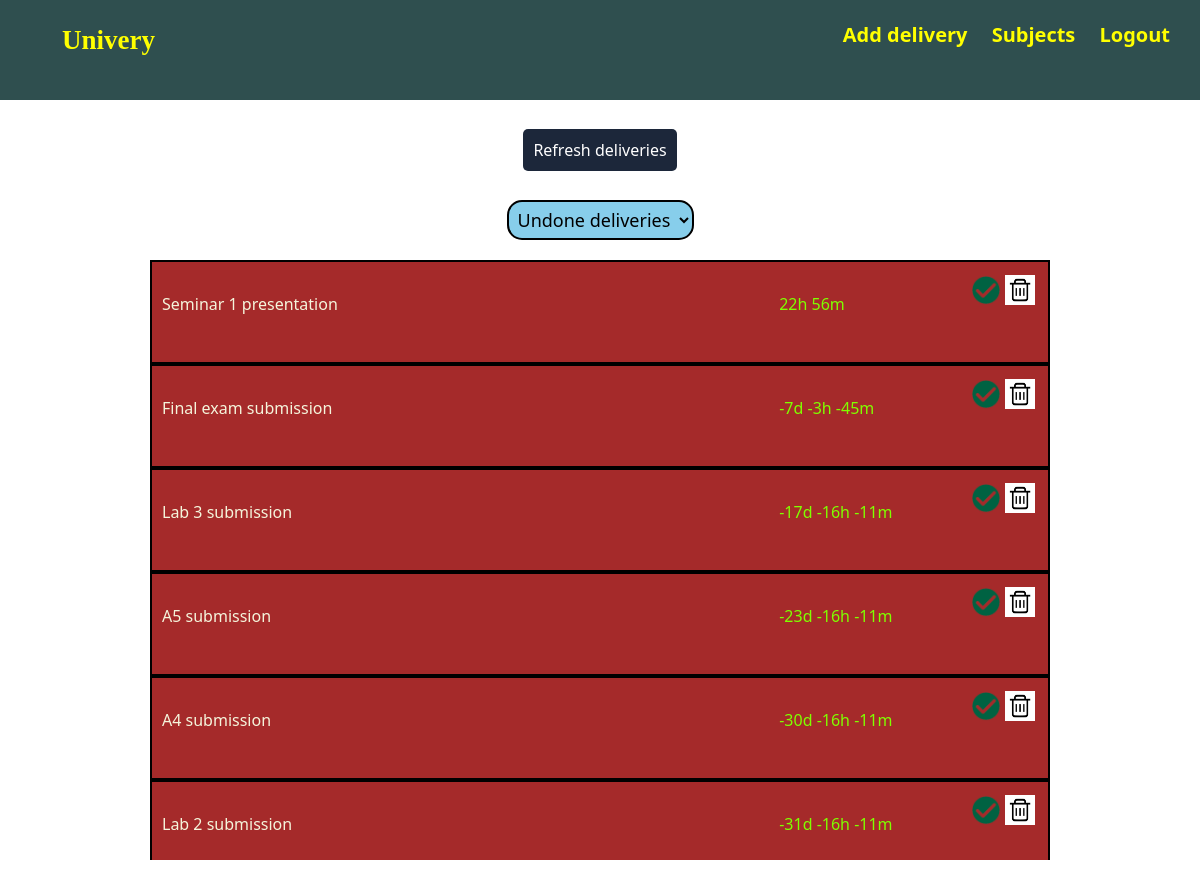
Screenshot of /home (signed in) with the database file from the repository.
### app/models.py (models this page shows, shortened)
class Delivery(db.Model):
    id = db.Column(db.Integer, primary_key=True)
    name = db.Column(db.String(50), nullable=False)
    description = db.Column(db.String(400), nullable=True)
    toDate = db.Column(db.DateTime, nullable=True)
    user_id = db.Column(db.Integer, db.ForeignKey('user.id'), nullable=False)
    subject_id = db.Column(db.Integer, db.ForeignKey('subject.id'), nullable=False)
    isDone = db.Column(db.Boolean, nullable=False, default=False)
    isEliminated = db.Column(db.Boolean, nullable=False, default=False)

### app/main/routes.py (the view)
@main.route("/")
@main.route("/home")
@login_required
def home():
    return render_template('home.html',
            deliveries_todo=get_deliveries_todo(current_user.deliveries),
            deliveries_done=get_deliveries_done(current_user.deliveries))

### app/main/utils.py (called while the page is built)
def get_deliveries_todo(deliveries):
    deliveries = [i for i in deliveries if not i.isDone and not i.isEliminated]
    return list(reversed(sorted(deliveries, key=lambda x: x.toDate)))

def get_deliveries_done(deliveries):
    deliveries = [i for i in deliveries if i.isDone and not i.isEliminated]
    return list(reversed(sorted(deliveries, key=lambda x: x.toDate)))

### app/models.py (called while the page is built)
@login_manager.user_loader
def load_user(user_id):
    return User.query.get(int(user_id))

### app/templates/home.html (shortened to what this page needs)
{% extends "base.html" %}
{% block content %}
<div class="home">
    <div id="waiting" class="refresh-box">
        <p><a id="refresh-text" href="{{ url_for('deliveries.update_deliveries') }}">Refresh deliveries</a></p>
    </div>
    <div class="dropdown">
        <select onchange="deliveryType()" class="delivery-dropdown" id="delivery-type">
            <option value="undone">Undone deliveries</option>
        </select>
    </div>
    <div id="notdone" class="delivery-container">
        {% if deliveries_todo|length > 0 %}
            {% for delivery in deliveries_todo %}
                <div class="delivery-block">
                    <div class="delivery-name">
                        <p class="">{{delivery.name}}</p>
                    </div>
                    <div class="delivery-date">
                        <p class="time">{{delivery.toDate}}</p>
                    </div>
                    <div class="actions">
                        <a href="{{url_for('deliveries.delivery_done', id=delivery.id)}}"><img src="/static/web_pics/done.png" alt="" srcset=""></a>
                        <a href="{{url_for('deliveries.delivery_remove', id=delivery.id)}}"><img src="/static/web_pics/remove.png" alt="" srcset=""></a>
                    </div>
                </div>
            {% endfor %}
        {% else %}
            <div class="delivery-block">
                    <div class="delivery-name">
                        <p class="vcenter">No future deliveries</p>
                    </div>
            </div>
        {% endif %}
    </div>
    <br>
</div>
{% endblock content %}

### app/static/style.css (style rules this page uses)
* { margin: 0; padding: 0; }
.home { width: 100%; }
.delivery-container { background-color:brown; width: min(80%, 900px); margin: 0 auto; height: 600px; overflow-y: scroll; }
.delivery-block { border: 2px solid black; height: 100px; box-sizing: content-box; margin-bottom: 0px; }
.delivery-name { width: 70%; float: left; height: 100px; vertical-align: middle; color: beige; padding-left: 10px; display: inline-block; padding-top: 30px; }
.delivery-date { width: 20%; float: left; height: 100px; vertical-align: middle; display: inline-block; padding-top: 30px; }
.actions { padding-top: 13px; width: 10%; float: left; height: 100px; text-align: center; }
.actions img { width: 30px; height: 30px; }
.refresh-box { height: 100px; text-align: center; line-height: 100px; vertical-align: middle; }
#refresh-text { background-color: #1c273a; padding: 10px; border-radius: 5px; text-decoration: none; color: white; }
.time { color: chartreuse; }
.dropdown { text-align: center; margin-bottom: 20px; font-size: 18px; }
.delivery-dropdown { float: center; background-color: skyblue; padding: 5px; border: 2px solid black; border-radius: 15px; }

### rows the page displays
Delivery: name "Seminar 1 presentation"
Delivery: name "Final exam submission"
Delivery: name "Lab 3 submission"
Delivery: name "A5 submission"
Delivery: name "A4 submission"
Delivery: name "Lab 2 submission"
